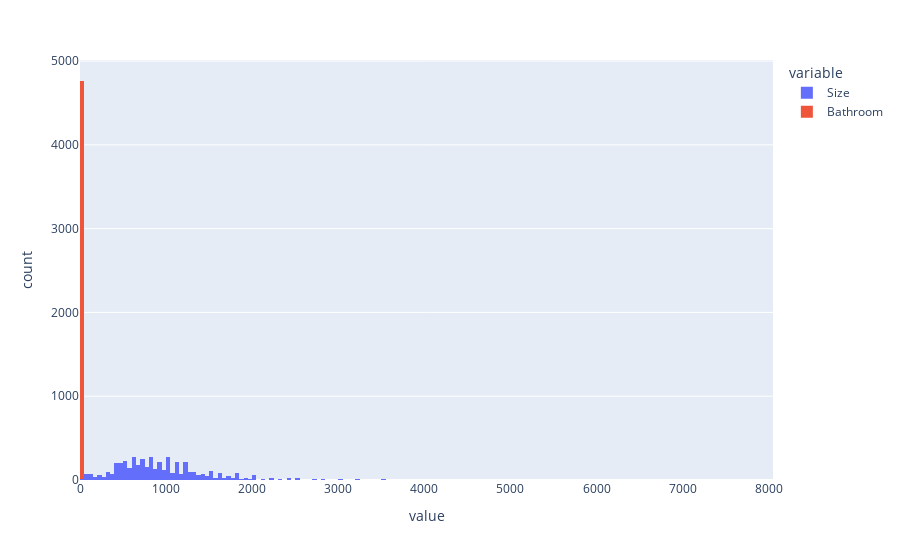

The notebook cell saved with this chart:
### Markdown cell above
# Feature Scaling

### Code cell
px.histogram(df, ["Size", "Bathroom"])

### Figure 1 — Plotly figure (JSON) as saved in the notebook; plotly's stock layout.template omitted (floating-point values rounded to 4 significant figures; data arrays with more than 128 entries replaced by an {"elided": "..."} marker saying what was removed)
{"data": [{"alignmentgroup": "True", "bingroup": "x", "hovertemplate": "variable=Size<br>value=%{x}<br>count=%{y}<extra></extra>", "legendgroup": "Size", "marker": {"color": "#636efa", "pattern": {"shape": ""}}, "name": "Size", "offsetgroup": "Size", "orientation": "v", "showlegend": true, "type": "histogram", "x": {"elided": "4746 int values"}, "xaxis": "x", "yaxis": "y"}, {"alignmentgroup": "True", "bingroup": "x", "hovertemplate": "variable=Bathroom<br>value=%{x}<br>count=%{y}<extra></extra>", "legendgroup": "Bathroom", "marker": {"color": "#EF553B", "pattern": {"shape": ""}}, "name": "Bathroom", "offsetgroup": "Bathroom", "orientation": "v", "showlegend": true, "type": "histogram", "x": {"elided": "4746 int values"}, "xaxis": "x", "yaxis": "y"}], "layout": {"barmode": "relative", "legend": {"title": {"text": "variable"}, "tracegroupgap": 0}, "margin": {"t": 60}, "xaxis": {"anchor": "y", "domain": [0, 1], "title": {"text": "value"}}, "yaxis": {"anchor": "x", "domain": [0, 1], "title": {"text": "count"}}}}
